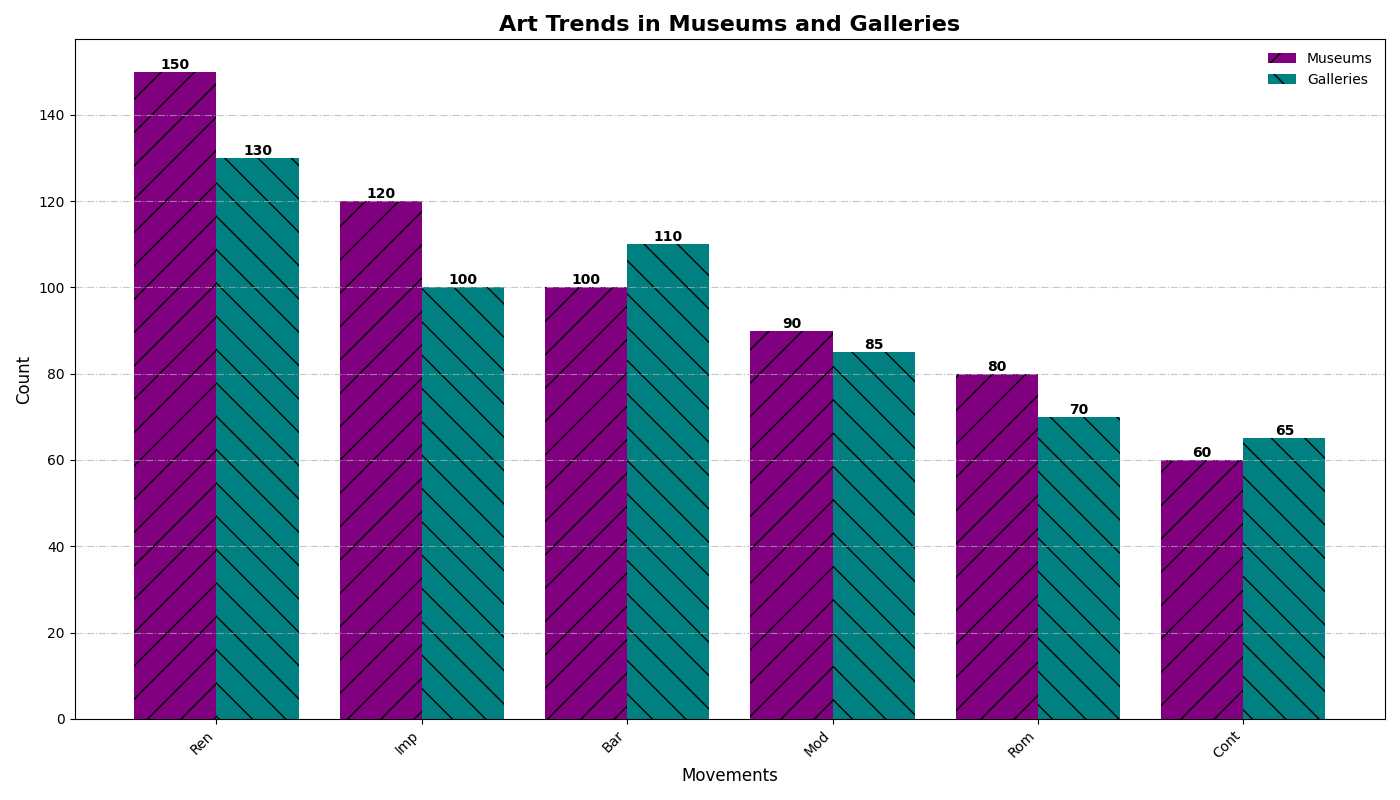

Here is the Python script that generated this plot:
import matplotlib.pyplot as plt
import numpy as np

# Prepare data
art_movements = ['Ren', 'Bar', 'Rom', 'Imp', 'Mod', 'Cont']
museum_counts = [150, 100, 80, 120, 90, 60]
gallery_counts = [130, 110, 70, 100, 85, 65]

# Sort data in descending order based on museum_counts
sorted_indices = np.argsort(museum_counts)[::-1]
art_movements_sorted = [art_movements[i] for i in sorted_indices]
museum_counts_sorted = [museum_counts[i] for i in sorted_indices]
gallery_counts_sorted = [gallery_counts[i] for i in sorted_indices]

# Plot sorted bar chart
fig, ax = plt.subplots(figsize=(14, 8))
bar_width = 0.4
x_indexes = np.arange(len(art_movements))

bars_museum = ax.bar(x_indexes - bar_width/2, museum_counts_sorted, color='purple',
                     width=bar_width, hatch='/', label='Museums')
bars_gallery = ax.bar(x_indexes + bar_width/2, gallery_counts_sorted, color='teal',
                      width=bar_width, hatch='\\', label='Galleries')

# Annotate bars
for bar in bars_museum + bars_gallery:
    yval = bar.get_height()
    ax.text(
        bar.get_x() + bar.get_width()/2,
        yval,
        f'{int(yval)}',
        ha='center',
        va='bottom',
        fontsize=10,
        fontweight='bold'
    )

ax.set_title('Art Trends in Museums and Galleries', fontsize=16, fontweight='bold')
ax.set_ylabel('Count', fontsize=12)
ax.set_xlabel('Movements', fontsize=12)

plt.xticks(x_indexes, art_movements_sorted, rotation=45, ha='right')
ax.grid(True, linestyle='-.', alpha=0.7, axis='y')
ax.legend(frameon=False)

plt.tight_layout()
plt.show()
